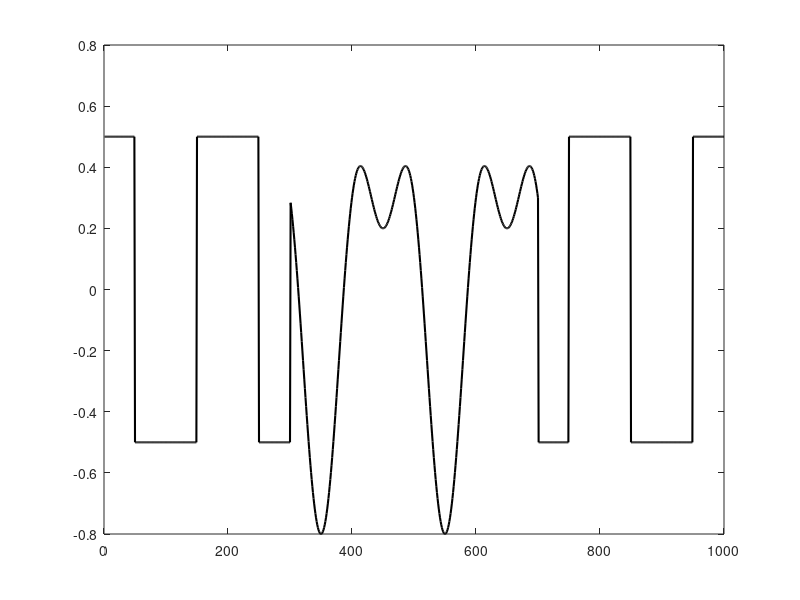

Source code (MATLAB): (Note: this script raises an error after producing the figure.)
T=1000;

% System dynamics
y = 0.5*ones(T, 1);
u = 0.5*ones(T, 1);
y_ast = 0.5*ones(T, 1);

% High-order MFAC parameters
eta = 0.8;
lambda = 0.1;
mu = 0.01;
rho = 0.8;
l = 4;
alpha = [1/2, 1/4, 1/8, 1/8];
eps = 0.01;

% High-order MFAC algorithm
phi = 0.5*ones(T, 1);
phi_hat = 0.5*ones(T, 1);

for t=1:T
 % Reference trajectory
    if t <= 300
        y_ast(t) = 0.5 * (-1)^(round(t/100));
    elseif t > 300 && t <= 700
        y_ast(t) = 0.5 * sin(t*pi/100) + 0.3 * cos(t*pi/50);
    else
        y_ast(t) = 0.5 * (-1)^(round(t/100));
    end
end


y(1)=0.6;
u(l)=0.2;
for t=1:T

    if t > l
    delta_u = u(t-1) - u(t-2);
    delta_y = y(t) - y(t-1);
   % delta_y = y(t) - y(t-1) - phi(t-1) * delta_u;
    
    phi_hat(t) = phi_hat(t-1) + ((eta * delta_u) / (mu + delta_u^2)) * ...
                 (delta_y - phi_hat(t-1) * delta_u);
    
        % Reset condition
        if abs(phi_hat(t)) <= eps
            % phi_hat(t) = phi_hat(1);
        end
        if abs(delta_u) <= eps
            % phi_hat(t) = phi_hat(1);
        end
        if sign(phi_hat(t)) ~= sign(phi_hat(1))
            % phi_hat(t) = phi_hat(1);
        end
    phi(t) = phi_hat(t);

    sum_term = 0;
    for i = 1:l
        sum_term = sum_term + alpha(i) * u(t-i);
    end

    u(t) = (phi(t)^2 / (lambda + phi(t)^2)) * u(t-1) + ...
           (lambda / (lambda + phi(t)^2)) * sum_term + ...
           (rho * phi(t) / (lambda + phi(t)^2)) * (y_ast(t) - y(t));
    
    end
    %nonlinear system
    if t <= 500
        y(t+1) = y(t)/(1 + y(t)^2) + u(t)^3;
    else
        y(t+1) = (y(t)*y(t-1)*y(t-2)*u(t-1)*(y(t-2)-1) + round((t)/500)*u(t)) / ...
               (1 + y(t-1)^2 + y(t-2)^2);
    end

end

% Plot y, y_ast, and y_improved
figure;
plot(1:T, y_ast, 'k-', 'LineWidth', 1.5);
hold on;
plot(1:T+1, y_improved, 'm:', 'LineWidth', 1.5);
title('Comparison of Desired Input (y) and Using High-Order MFAC');
xlabel('Time');
ylabel('Tracking Performance');
legend('y(t)', 'High-Order MFAC');
hold off;


% Set the desired interval for zooming
zoom_start = 785;
zoom_end = 820;
% Plot y, y_ast, and y_improved
figure;
plot(1:T, y_ast, 'k-', 'LineWidth', 1.5);
hold on;
plot(1:T+1, y_improved, 'm:', 'LineWidth', 1.5);
title('The local tracking performance t: 785-820 of Desired Input (y) and Using High-Order MFAC');
xlabel('Time');
ylabel('Tracking Performance');
legend('y(t)', 'High-Order MFAC');
xlim([zoom_start, zoom_end]); % Set the x-axis limits
hold off;

% Set the desired interval for zooming
zoom_start = 920;
zoom_end = 1000;
% Plot y, y_ast, and y_improved
figure;
plot(1:T, y_ast, 'k-', 'LineWidth', 1.5);
hold on;
plot(1:T+1, y, 'b--', 'LineWidth', 1.5);
title('The local tracking performance t: 920-1000 of Desired Input (y)and Using High-Order MFAC');
xlabel('Time');
ylabel('Tracking Performance');
legend('y(t)', 'High-Order MFAC');
xlim([zoom_start, zoom_end]); % Set the x-axis limits
hold off;

% Plot y, y_ast, and y_improved
figure;
plot(1:T, phi_hat_improved, 'b--', 'LineWidth', 1.5);
title('PPD estimate value for Improved High-Order MFAC');
xlabel('Time');
ylabel('PPD Estimate Value');
legend('Improved High-Order MFAC');

% Plot y and y_improved
figure;
plot(1:T, u_improved, 'r:', 'LineWidth', 1.5);
title('Control Input for Improved High-Order MFAC');
xlabel('Time');
ylabel('Control Input u');
legend('Improved High-Order MFAC');
hold off;